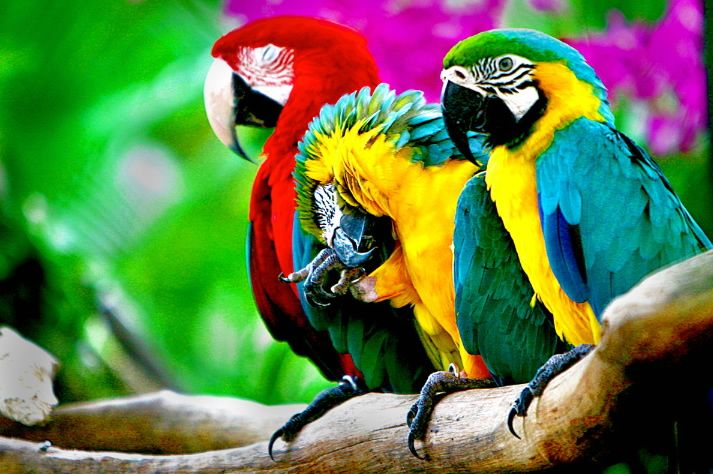
#> input picture hse/parrots.jpg, 713 x 474 px
$ jupyter execute 9.ipynb   (shell and % lines are left out)   (Python 2 division)
#> lines starting #> are read from the running program, lines starting #| are printed output that depends on the picture; long printed decimals are rounded
[cell 1]
import pylab
import matplotlib
import numpy as np
import pandas as pd
from skimage.util import img_as_float
from skimage.io import imread

Загрузите картинку parrots.jpg. Преобразуйте изображение, приведя все значения в интервал от 0 до 1. Для этого можно воспользоваться функцией img_as_float из модуля skimage. Обратите внимание на этот шаг, так как при работе с исходным изображением вы получите некорректный результат.

[cell 2]
image = img_as_float(imread('parrots.jpg'))
w, h, d = image.shape
#> w = 474; h = 713; d = 3

[cell 3]
for mass in image:
    for arr in mass:
        for num in arr:
            if num > 1:
                print 'IT\'S a TRAP!'

Создайте матрицу объекты-признаки: характеризуйте каждый пиксель тремя координатами - значениями интенсивности в пространстве RGB.

[cell 4]
pixels = pd.DataFrame(np.reshape(image, (w*h, d)), columns=['R', 'G', 'B'])
#> pixels = table of 337962 rows and 3 columns
pixels.head()
#> Out = table of 5 rows and 3 columns

Запустите алгоритм K-Means с параметрами init='k-means++' и random_state=241. После выделения кластеров все пиксели, отнесенные в один кластер, попробуйте заполнить двумя способами: медианным и средним цветом по кластеру.

[cell 5]
from sklearn.cluster import KMeans

[cell 6]
def search(pixels,n):
    X = pixels.copy()
    kmean = KMeans(n_clusters=n,init='k-means++', random_state=241).fit(X)
    X['Label']= kmean.labels_

    medians, means = X.groupby('Label').median().values, X.groupby('Label').mean().values

    medians_pixels, means_pixels = [medians[c] for c in X['Label'].values], [means[c] for c in X['Label'].values]

    medians_img, means_img = np.reshape(medians_pixels, (w,h,d)), np.reshape(means_pixels, (w,h,d))

    return means_img, medians_img

[cell 7]
from math import log10
def psnr(img1,img2):
    mse = np.mean((img1-img2)**2)
    return 10 * log10(1/mse)

Найдите минимальное количество кластеров, при котором значение PSNR выше 20 (можно рассмотреть не более 20 кластеров, но не забудьте рассмотреть оба способа заполнения пикселей одного кластера). Это число и будет ответом в данной задаче.

[cell 8]
from skimage.measure import compare_psnr
for i in range(1, 21):
    tmp = search(pixels,i)
    print i, psnr(image,tmp[0]), psnr(image,tmp[1])
    #print i, compare_psnr(image, tmp[0]), compare_psnr(image, tmp[1])
    if psnr(image,tmp[0])>20 or psnr(image,tmp[1])>20:
        break
#> this loop made 11 passes
#> (medians in search, means in search) on pass 2: ([[0.0431, 0.4, 0.0314], [0.761, 0.722, 0.557]], [[0.128, 0.39, 0.136], [0.72, 0.607, 0.486]])
#| 1 9.838 9.460
#| 2 12.112 11.688
#| 3 13.173 12.635
#| 4 14.321 14.000
#| 5 15.092 14.694
#| 6 16.573 16.072
#| 7 17.672 17.367
#| 8 18.381 18.105
#> (further printed lines are left out)
#> pass 2, in search (call 2), `medians_img, means_img = np.reshape(medians_pixels, (w,h,d)), np.resha..`:
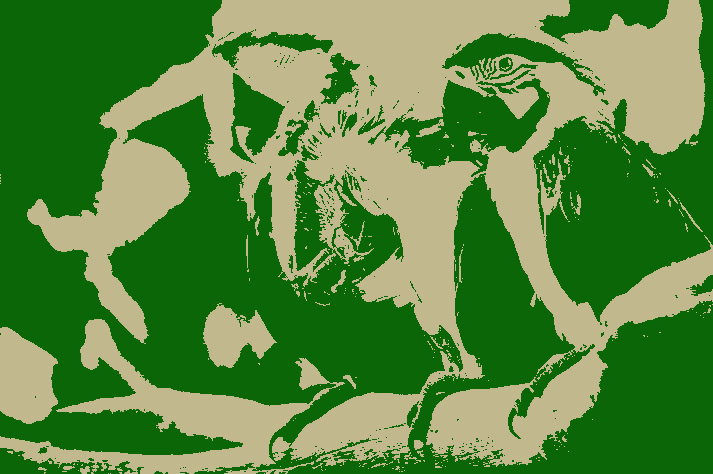
#> medians_img: shape (474, 713, 3) float64; mean of channels 0, 1, 2 0.348, 0.537, 0.255; drawn as R, G, B
#> pass 2, in search (call 2), `medians_img, means_img = np.reshape(medians_pixels, (w,h,d)), np.resha..`:
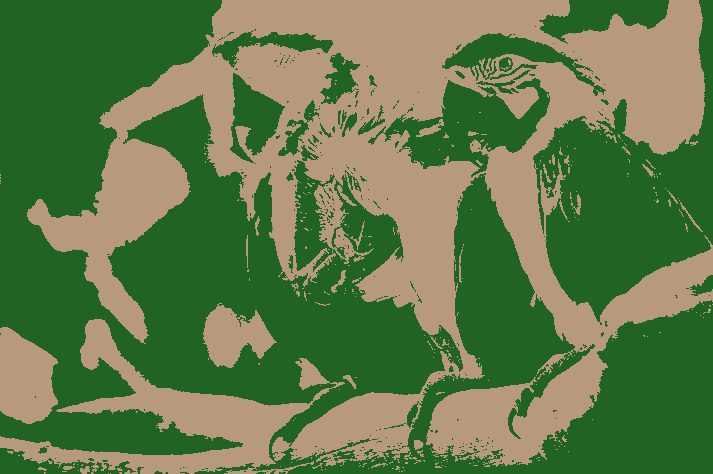
#> means_img: shape (474, 713, 3) float64; mean of channels 0, 1, 2 0.38, 0.482, 0.284; drawn as R, G, B
#> pass 3, in search (call 3), `medians_img, means_img = np.reshape(medians_pixels, (w,h,d)), np.resha..`:
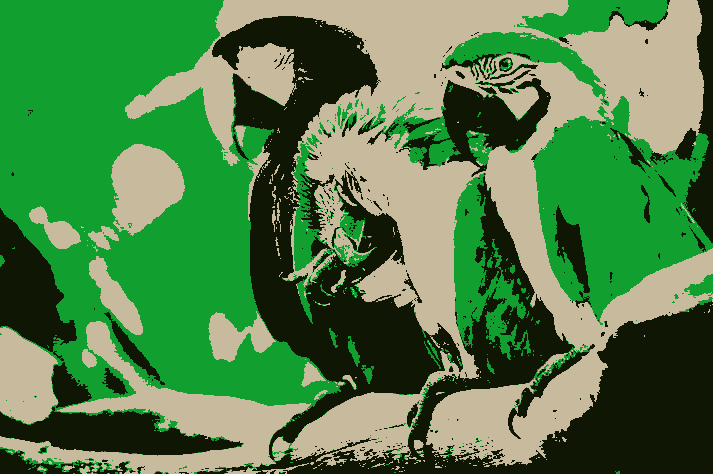
#> medians_img: shape (474, 713, 3) float64; mean of channels 0, 1, 2 0.316, 0.501, 0.286; drawn as R, G, B
#> pass 3, in search (call 3), `medians_img, means_img = np.reshape(medians_pixels, (w,h,d)), np.resha..`:
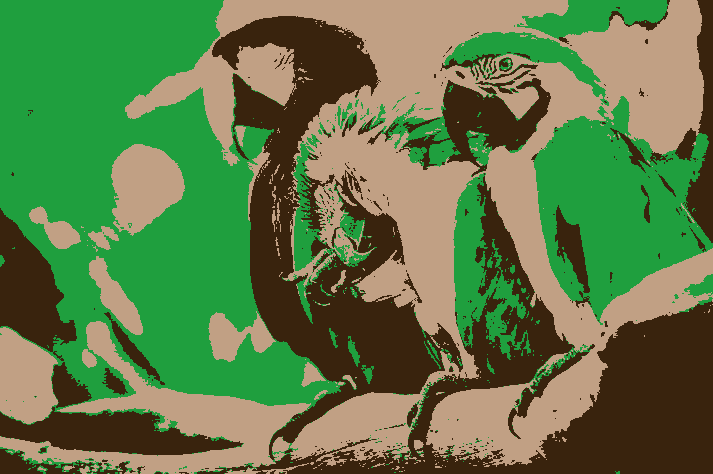
#> means_img: shape (474, 713, 3) float64; mean of channels 0, 1, 2 0.38, 0.482, 0.284; drawn as R, G, B
